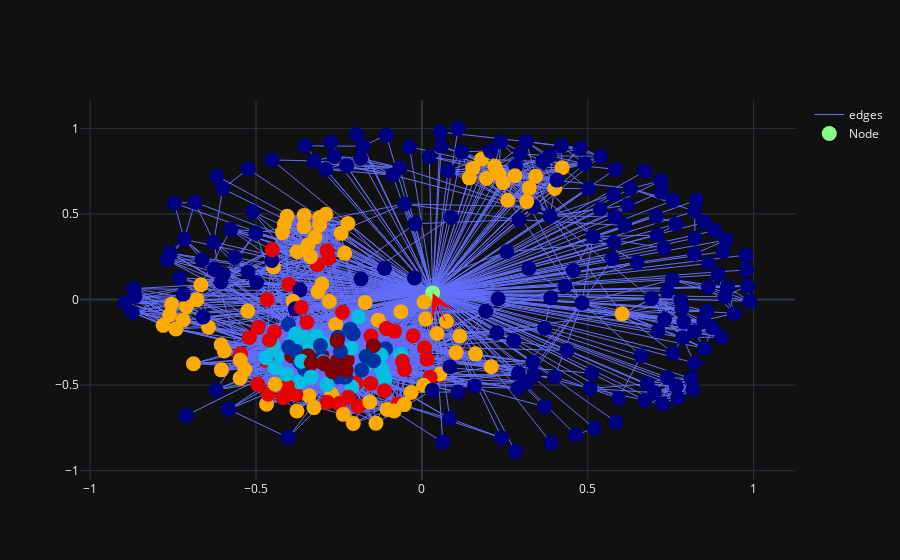

This figure's notebook cell:
### Code cell
%%timeit -n1 -r1
fig = visualize.visualize_rdd_kmeans_matrix(target_G, target_rad, [measure_list], pos, target_clusters)
fig.show()

### Figure 1 — Plotly figure (JSON) as saved in the notebook; plotly's stock layout.template omitted (floating-point values rounded to 4 significant figures; data arrays with more than 128 entries replaced by an {"elided": "..."} marker saying what was removed)
{"data": [{"line": {"width": 1}, "marker": {"color": {"elided": "348 int values"}, "colorscale": [[0, "rgb(0,0,131)"], [0.2, "rgb(0,60,170)"], [0.4, "rgb(5,255,255)"], [0.6, "rgb(255,255,0)"], [0.8, "rgb(250,0,0)"], [1, "rgb(128,0,0)"]], "size": 15}, "mode": "lines", "name": "edges", "type": "scatter", "uid": "f4b93adf-3b84-43db-abaa-db857ba59b95", "x": {"elided": "8598 float values"}, "y": {"elided": "8598 float values"}}, {"customdata": {"elided": "348x6 float values"}, "hovertemplate": "node_name: %{customdata[0]} <br> radius: %{customdata[1]} <br> degree: %{customdata[2]} <br> cluster: %{customdata[3]} <br> nodes_x: %{customdata[4]} <br> nodes_y: %{customdata[5]} <br> ", "marker": {"color": {"elided": "348 int values"}, "colorscale": [[0, "rgb(0,0,131)"], [0.2, "rgb(0,60,170)"], [0.4, "rgb(5,255,255)"], [0.6, "rgb(255,255,0)"], [0.8, "rgb(250,0,0)"], [1, "rgb(128,0,0)"]], "size": 15}, "mode": "markers", "name": "Node", "text": {"elided": "348 int values"}, "type": "scatter", "uid": "e5512c13-e501-4292-89a0-ea66193428b1", "x": {"elided": "348 float values"}, "y": {"elided": "348 float values"}}], "layout": {"annotations": [{"arrowcolor": "red", "arrowhead": 3, "arrowsize": 4, "axref": "x", "ayref": "y", "showarrow": true, "x": 0.03259, "y": 0.0388}], "dragmode": "pan"}}
